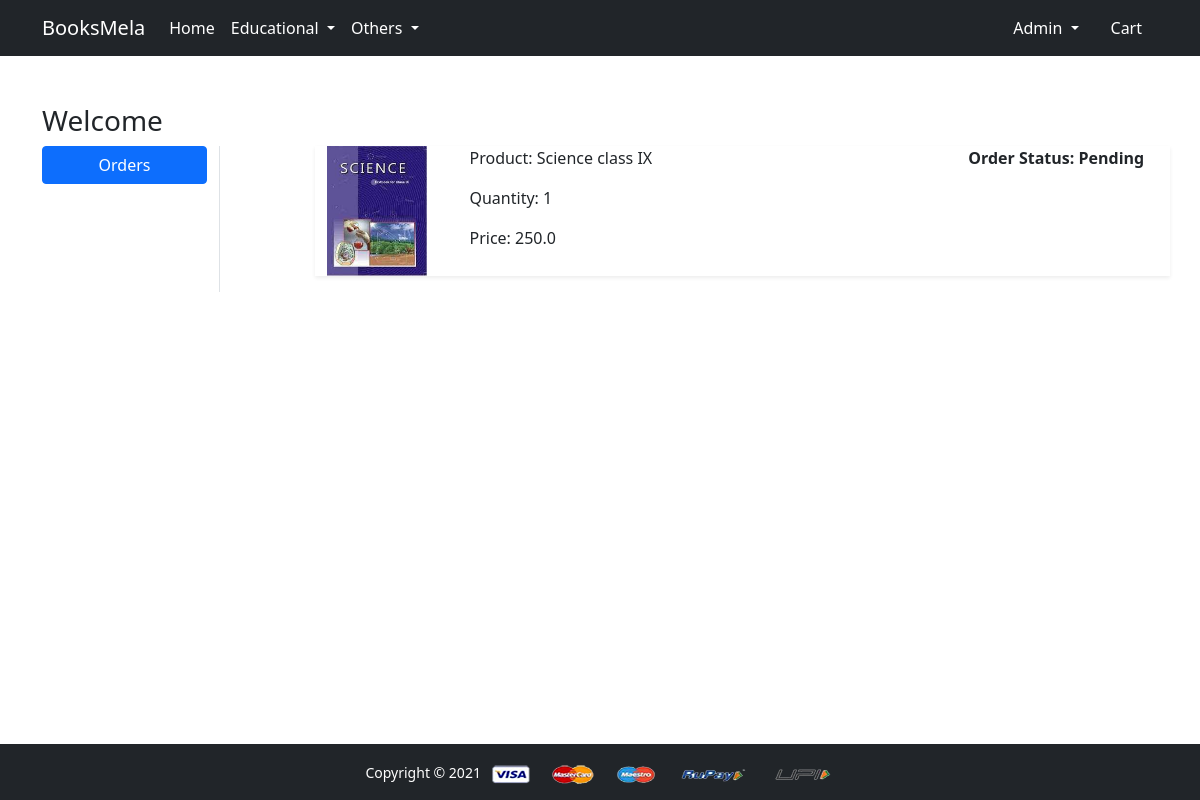
Screenshot of /orders/ (signed in) with the database file from the repository.
### app/models.py (models this page shows, shortened)
class OrderPlaced(models.Model):
    user = models.ForeignKey(User, on_delete=models.CASCADE)
    cutomer = models.ForeignKey(Customer, on_delete=models.CASCADE)
    product = models.ForeignKey(Product, on_delete=models.CASCADE)
    quantity = models.PositiveIntegerField(default=1)
    ordered_date = models.DateTimeField( auto_now_add=True)
    status = models.CharField(choices=STATUS_CHOICE,default='Pending', max_length=50)
    @property
    def total_cost(self):
        return self.quantity * self.product.discounted_price

class Product(models.Model):
    title = models.CharField( max_length=50)
    selling_price =models.FloatField()
    discounted_price = models.FloatField()
    description = models.TextField()
    brand = models.CharField( max_length=50)
    category = models.CharField(choices=CATEGORY_CHOICES, max_length=2)
    product_img = models.ImageField( upload_to='product_img' )

### app/views.py (the view)
# urls.py: path('orders/', views.orders, name='orders'),
@login_required
def orders(request):
    op = OrderPlaced.objects.filter(user=request.user)
    context = {
        'order':op
    }
    return render(request, 'app/orders.html',context)

### app/templates/app/orders.html (shortened to what this page needs)
{% extends 'app/base.html' %}
{% load static %}
{% block main-content %}
<div class="container my-5">
 <div class="row">
 <h3>Welcome {{form.request.user}}</h3>
  <div class="col-sm-2 border-end">
   <ul class="list-unstyled">
    <li class="d-grid"><a href="{% url 'orders' %}" class="btn btn-primary">Orders</a></li>
   </ul>
  </div>
  <div class="col-sm-9 offset-sm-1">
  {% for op in order %}
  <div class="row shadow-sm mb-3">
  <div class="col-sm-2">
  <img src="{{op.product.product_img.url}}" alt="" class="imf-fluid " height="130px" width = "100px">
  </div>
  <div class="col-sm-7">
  <p>Product: {{op.product.title}}</p>
  <p>Quantity: {{op.quantity}}</p>
  <p>Price: {{op.total_cost}}</p>
  </div>
  <div class="col-sm-3 fw-bold">
  <p>Order Status: {{op.status}}</p>
  </div>
  </div>
{% endfor %}
   </div>
  </div>
 </div>
{% endblock main-content %}

### app/templates/app/base.html (shortened to what this page needs)
<!doctype html>
{% load static %}
<html lang="en">
  <head>
    <link href="https://cdn.jsdelivr.net/npm/bootstrap@5.0.0-beta1/dist/css/bootstrap.min.css" rel="stylesheet">
    <link rel="stylesheet" href="{% static 'app/css/owl.carousel.min.css' %}">
    <link rel="stylesheet" href="{% static 'app/css/all.min.css' %}">
    <link rel="stylesheet" href="{% static 'app/css/style.css' %}">
  </head>
  <body class="d-flex flex-column vh-100 bbg-lights" >
    <nav class="navbar sticky-top navbar-expand-lg navbar-dark bg-dark ">
     <div class="container">
       <a class="navbar-brand" href="/">BooksMela</a>
       <div class="collapse navbar-collapse" id="navbarSupportedContent">
         <ul class="navbar-nav me-auto mb-2 mb-lg-0">
           <li class="nav-item">
             <a class="nav-link active" aria-current="page" href="/">Home</a>
           </li>
           <li class="nav-item dropdown">
             <a class="nav-link dropdown-toggle text-white" href="#" id="educationalDropdown" role="button" data-bs-toggle="dropdown" aria-expanded="false">
               Educational
             </a>
           </li>
           <li class="nav-item dropdown">
             <a class="nav-link dropdown-toggle  text-white"  href="#" id="OthersDropdown" role="button" data-bs-toggle="dropdown" aria-expanded="false">
               Others
             </a>
           </li>
         </ul>
         <div>
          <ul class="navbar-nav me-auto mb-2 mb-lg-0 ">
          {% if request.user.is_authenticated %}
           <li class="nav-item dropdown mx-2">
              <a class="nav-link dropdown-toggle text-white" href="#" id="profileDropdown" role="button" data-bs-toggle="dropdown" aria-expanded="false">
                {{request.user|capfirst}}
              </a>
            </li>
            <li class="nav-item mx-2">
             <a href="{% url 'showcart' %}" class="nav-link text-white"> Cart </a>
            </li>
            {% endif %}
          </ul>
         </div>
       </div>
     </div>
    </nav>
    {% block main-content %} {% endblock main-content %}
    <footer class="container-fluid bg-dark text-center py-3  mt-auto">
        <small class="text-white">Copyright &copy; 2021 </small>
        <img src="{% static 'app/images/payment.png' %}" alt="" srcset="" class="img-fluid" height="2px">
    </footer>
  </body>
</html>

### rows the page displays
OrderPlaced: product.product_img (picture), product "Science class IX", quantity "1", total_cost "250.0", status "Pending"

### other values shown
{{ request.user|capfirst }} "Admin"
